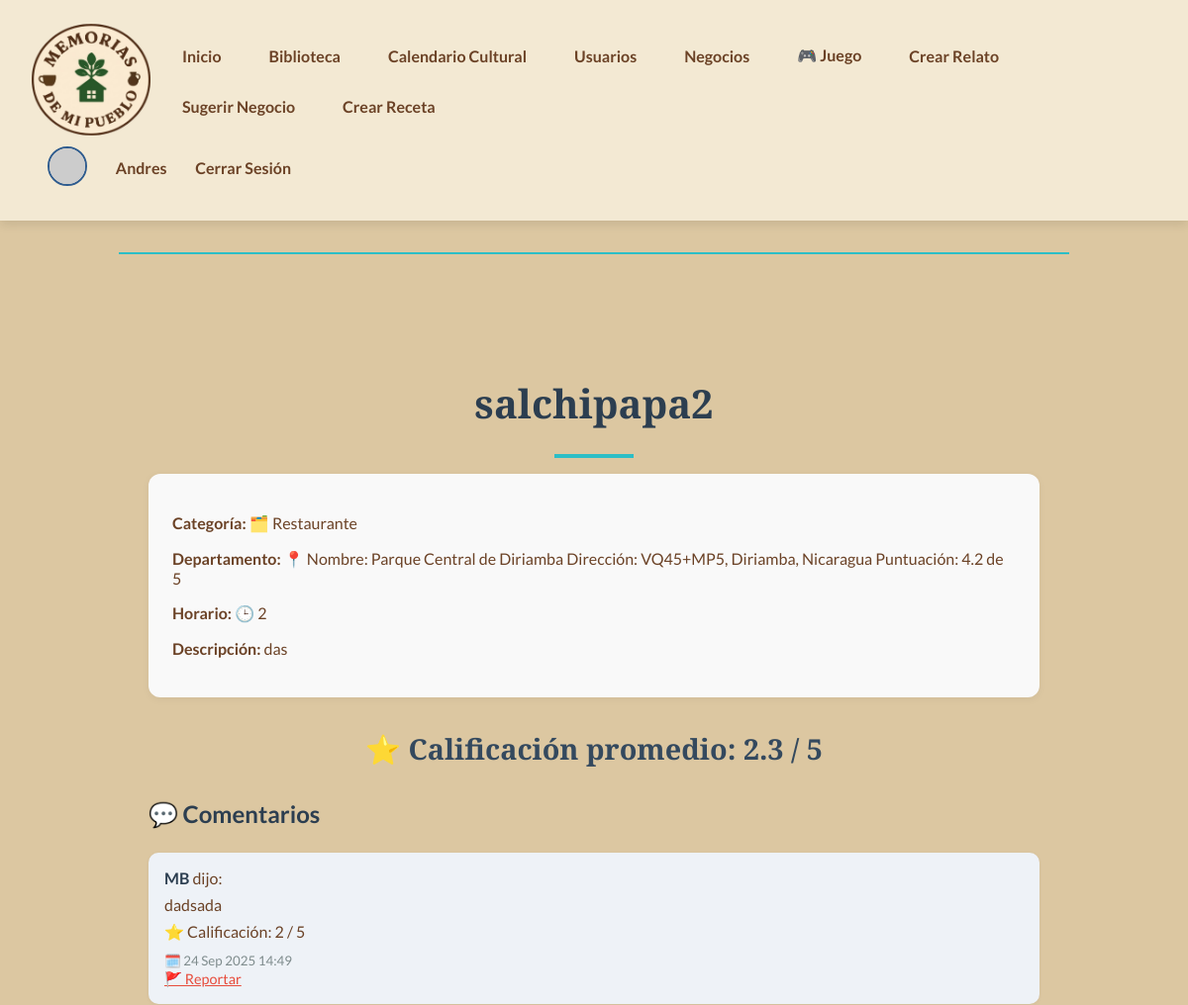
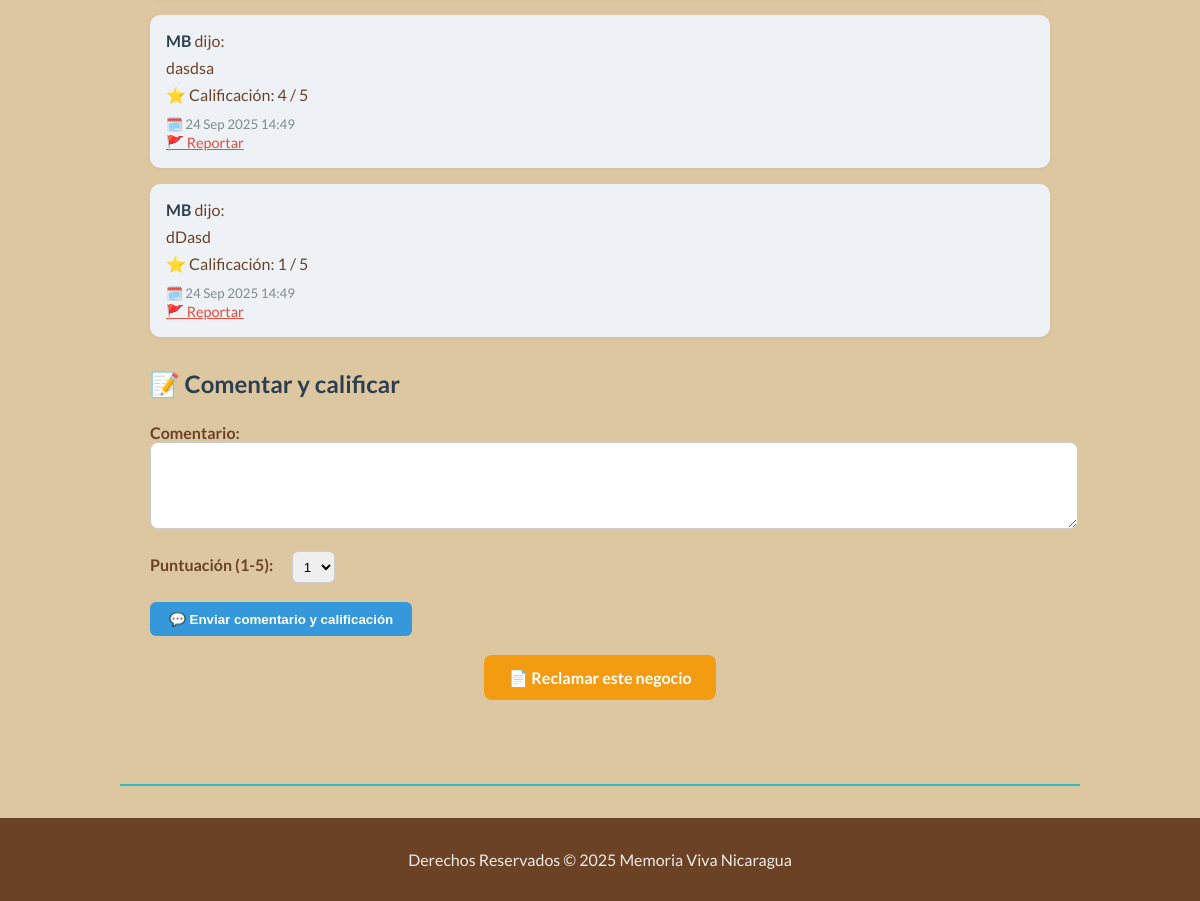
The page /local/1/ (signed in) on the database its author committed (2 pictures, top to bottom).
### locales/models.py (models this page shows, shortened)
class Negocio(models.Model):
    CATEGORIES = (
        ('restaurante', 'Restaurante'),
        ('hotel', 'Hotel'),
        ('artesania', 'Artesanía'),
        ('museo', 'Museo'),
    )
    name = models.CharField(max_length=200)
    description = models.TextField()
    category = models.CharField(max_length=50, choices=CATEGORIES)
    address_text = models.CharField(max_length=255)
    hours = models.CharField(max_length=255)
    created_by = models.ForeignKey(User, on_delete=models.SET_NULL, null=True, related_name='negocios_creados')
    propietario = models.ForeignKey(User, on_delete=models.SET_NULL, null=True, blank=True, related_name='negocios_propios')
    foto_principal = models.ImageField(upload_to='negocios/', blank=True, null=True)
    calificacion_promedio = models.FloatField(default=0)

class Comentario(models.Model):
    negocio = models.ForeignKey(Negocio, on_delete=models.CASCADE)
    usuario = models.ForeignKey(User, on_delete=models.CASCADE)
    texto = models.TextField()
    fecha = models.DateTimeField(auto_now_add=True)

### locales/views.py (the view)
# urls.py: path('local/<int:negocio_id>/', locales_views.detalle_negocio, name='detalle_negocio'),
def detalle_negocio(request, negocio_id):
    negocio = get_object_or_404(Negocio, id=negocio_id)
    comentarios = Comentario.objects.filter(negocio=negocio).select_related('usuario')
    for comentario in comentarios:
        calificacion = Calificacion.objects.filter(comentario=comentario).first()
        comentario.puntuacion_usuario = calificacion.puntuacion if calificacion else None
    calificaciones = Calificacion.objects.filter(negocio=negocio)
    promedio = calificaciones.aggregate(promedio=Avg('puntuacion'))['promedio'] or 0
    user_calificacion = None
    if request.user.is_authenticated:
        user_calificacion = Calificacion.objects.filter(negocio=negocio, usuario=request.user).first()
    return render(request, 'locales/detalle_negocio.html', {
        'negocio': negocio,
        'comentarios': comentarios,
        'calificaciones': calificaciones,
        'promedio': round(promedio, 1),
        'user_calificacion': user_calificacion,
    })

### locales/templates/locales/detalle_negocio.html (shortened to what this page needs)
{% extends 'locales/base.html' %}
{% block content %}
  <div style="max-width: 900px; margin: auto; padding: 2rem;">
    <h1 style="font-size: 2.5rem; color: #2c3e50; margin-bottom: 1rem;">{{ negocio.name }}</h1>
    <div style="background-color: #f9f9f9; padding: 1.5rem; border-radius: 12px; box-shadow: 0 2px 8px rgba(0,0,0,0.05); margin-bottom: 2rem;">
      <p><strong>Categoría:</strong> 🗂️ {{ negocio.get_category_display }}</p>
      <p><strong>Departamento:</strong> 📍 {{ negocio.address_text }}</p>
      <p><strong>Horario:</strong> 🕒 {{ negocio.hours }}</p>
      <p><strong>Descripción:</strong> {{ negocio.description }}</p>
    </div>
    <div style="margin-bottom: 2rem;">
      <h2 style="font-size: 1.8rem; color: #34495e;">⭐ Calificación promedio: {{ promedio }} / 5</h2>
    </div>
    <div style="margin-bottom: 2rem;">
      <h3 style="font-size: 1.5rem; color: #2c3e50;">💬 Comentarios</h3>
      {% for comentario in comentarios %}
        <div style="margin-top: 1rem; padding: 1rem; background-color: #eef2f7; border-radius: 10px; box-shadow: 0 1px 4px rgba(0,0,0,0.05);">
          <strong style="color: #2c3e50;">{{ comentario.usuario.username }}</strong> dijo:
          <p style="margin: 0.5rem 0;">{{ comentario.texto }}</p>
          {% if comentario.puntuacion_usuario %}
            <p style="margin: 0.5rem 0;">⭐ Calificación: {{ comentario.puntuacion_usuario }} / 5</p>
          {% else %}
            <p style="margin: 0.5rem 0; color: #7f8c8d;">Calificación: No ha calificado</p>
          {% endif %}
          <small style="color: #7f8c8d;">🗓️ {{ comentario.fecha|date:"d M Y H:i" }}</small><br>
          {% if user.is_authenticated %}
            <a href="{% url 'reportar_comentario' comentario.id %}" style="color: #e74c3c; font-size: 0.9rem;">🚩 Reportar</a>
          {% endif %}
        </div>
      {% empty %}
        <p style="color: #c0392b; font-weight: bold;">No hay comentarios aún.</p>
      {% endfor %}
    </div>
    {% if user.is_authenticated %}
      <div style="margin-bottom: 2rem;">
        <h3 style="font-size: 1.5rem; color: #2c3e50;">📝 Comentar y calificar</h3>
        <form method="post" action="{% url 'comentar_y_calificar' negocio.id %}" style="margin-top: 1rem;">
          <label for="texto" style="font-weight: bold;">Comentario:</label><br>
          <textarea name="texto" rows="4" cols="60" required style="width: 100%; padding: 0.8rem; border-radius: 8px; border: 1px solid #ccc;"></textarea><br><br>
          <label for="puntuacion" style="font-weight: bold;">Puntuación (1-5):</label>
          <select name="puntuacion" required style="margin-left: 1rem; padding: 0.4rem; border-radius: 6px; border: 1px solid #ccc;">
            {% for i in "12345" %}
              <option value="{{ i }}">{{ i }}</option>
            {% endfor %}
          </select><br><br>
          <button type="submit" style="padding: 0.6rem 1.2rem; background-color: #3498db; color: white; border: none; border-radius: 6px; font-weight: bold;">💬 Enviar comentario y calificación</button>
        </form>
      </div>
      <div style="text-align: center; margin-top: 2rem;">
        <a href="{% url 'reclamar_negocio' %}?negocio_id={{ negocio.id }}" style="padding: 0.8rem 1.5rem; background-color: #f39c12; color: white; border-radius: 8px; text-decoration: none; font-weight: bold;">📄 Reclamar este negocio</a>
      </div>
    {% else %}
      <p style="text-align: center; margin-top: 2rem;">
        <a href="{% url 'login_view' %}" style="color: #3498db; font-weight: bold;">🔐 Inicia sesión</a> para comentar, calificar o reclamar este negocio.
      </p>
    {% endif %}
  </div>
{% endblock %}

### locales/templates/locales/base.html (shortened to what this page needs)
<!DOCTYPE html>
<html lang="es">
<head>
</head>
<body>
  <nav>
    <div class="nav-left">
      <div class="nav-logo">
        <img src="/media/Memorias de mi pueblo.png" alt="Memorias de mi Pueblo">
      </div>
      <div class="nav-links">
        <a href="{% url 'home_view' %}">Inicio</a>
        <a href="{% url 'biblioteca_view' %}">Biblioteca</a>
        <a href="{% url 'evento_cultural_list' %}">Calendario Cultural</a>
        <a href="{% url 'lista_usuarios' %}">Usuarios</a>
        <a href="{% url 'lista_negocios' %}">Negocios</a>
        <a href="{% url 'juego_view' %}">🎮 Juego</a>
        {% if user.is_authenticated %}
          <a href="{% url 'create_relato_view' %}">Crear Relato</a>
          <a href="{% url 'sugerir_negocio_view' %}">Sugerir Negocio</a>
          <a href="{% url 'create_receta_view' %}">Crear Receta</a>
        {% endif %}
      </div>
    </div>
    {% if user.is_authenticated %}
      <div class="perfil-nav">
        <a href="{% url 'perfil_view' %}">
          {% if user.perfilusuario.avatar %}
            <img src="{{ user.perfilusuario.avatar.url }}" alt="Avatar de {{ user.username }}">
          {% else %}
            <img src="https://ui-avatars.com/api/?name={{ user.username }}&background=DCC7A1&color=6B4226&size=80" alt="Avatar por defecto">
          {% endif %}
        </a>
        <span>{{ user.username }}</span>
        <a href="{% url 'logout_view' %}">Cerrar Sesión</a>
      </div>
    {% else %}
      <div class="nav-links">
        <a href="{% url 'login_view' %}">Iniciar Sesión</a>
        <a href="{% url 'register_view' %}">Registrarse</a>
      </div>
    {% endif %}
  </nav>
  <hr>
  <main>
    {% block content %}{% endblock %}
  </main>
  <hr>
  <footer>
    <p>Derechos Reservados © 2025 Memoria Viva Nicaragua</p>
  </footer>
</body>
</html>

### locales/templates/locales/base.html (style rules this page uses)
:root { --color-primary: #DCC7A1; --color-nav-light: #F3E9D3; --color-secondary: #6B4226; --color-accent-1: #3F6B4C; --color-accent-2: #2F5C8F; --color-accent-3: #B85C38; --color-highlight: #2CBEC6; --color-light-beige: #F0EBE7; }
body { font-family: 'Lato', sans-serif; background-color: var(--color-primary); color: var(--color-secondary); margin: 0; display: flex; flex-direction: column; min-height: 100vh; }
nav { background-color: var(--color-nav-light); padding: 1.5rem 2rem; display: flex; justify-content: space-between; align-items: center; flex-wrap: wrap; box-shadow: 0 4px 10px rgba(0, 0, 0, 0.1); }
.nav-left { display: flex; align-items: center; gap: 1rem; }
.nav-logo img { width: 120px; height: auto; border-radius: 8px; transition: transform 0.4s ease, box-shadow 0.4s ease, filter 0.4s ease; }
.nav-links { display: flex; gap: 1rem; flex-wrap: wrap; align-items: center; }
nav a { font-family: 'Lato', sans-serif; color: var(--color-secondary); text-decoration: none; font-weight: bold; font-size: 1rem; padding: 0.5rem 1rem; border-radius: 8px; transition: background-color 0.3s ease, color 0.3s ease; }
.perfil-nav { display: flex; align-items: center; gap: 0.8rem; }
.perfil-nav img { width: 36px; height: 36px; border-radius: 50%; object-fit: cover; border: 2px solid var(--color-accent-2); cursor: pointer; }
.perfil-nav span { font-weight: bold; color: var(--color-secondary); }
h1, h2 { font-family: 'Playfair Display', serif; color: var(--color-accent-2); text-align: center; position: relative; }
h1::after { content: ''; display: block; width: 80px; height: 4px; background-color: var(--color-highlight); margin: 1.5rem auto 0; }
main { flex: 1; padding: 2rem; }
hr { border: none; border-top: 2px solid var(--color-highlight); width: 80%; margin: 2rem auto; }
footer { background-color: var(--color-secondary); color: var(--color-light-beige); text-align: center; padding: 1rem; }

### rows shown on the page
Negocio: name "salchipapa2", category "Restaurante", address_text "Nombre: Parque Central de Diriamba Dirección: VQ45+MP5, Diriamba, Nicaragua Puntuación: 4.2 de 5", hours "2", description "das"
Comentario: usuario.username "MB", texto "dadsada", puntuacion_usuario "2", fecha "24 Sep 2025 14:49"
Comentario: usuario.username "MB", texto "dasdsa", puntuacion_usuario "4", fecha "24 Sep 2025 14:49"
Comentario: usuario.username "MB", texto "dDasd", puntuacion_usuario "1", fecha "24 Sep 2025 14:49"

### other values the page prints
{{ user.username }} "Andres"
{{ promedio }} "2.3"
form field puntuacion "1"
